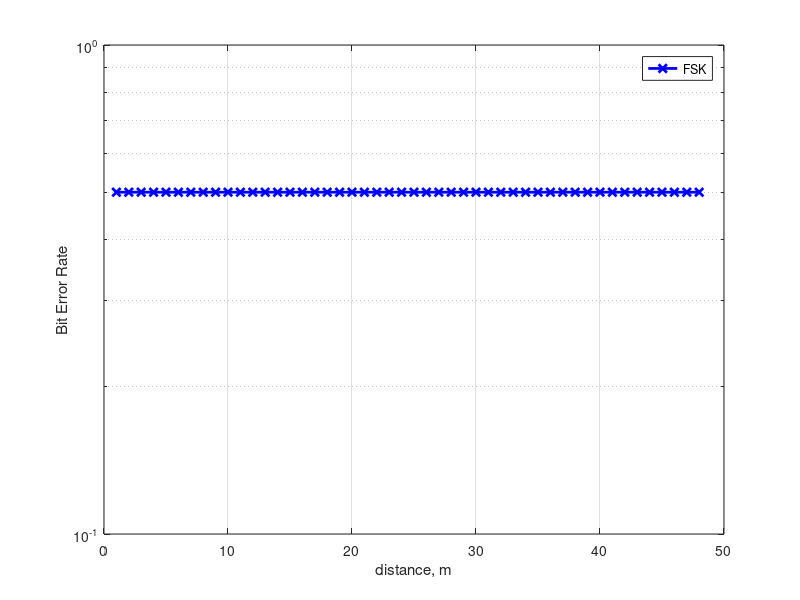

This figure's MATLAB source:
% Author: Patrick Huu Danh Huynh
% Title: OOK modulation for bistatic backscatter communications with BER in
% terms of distance

clc;
clear all;
close all;
%% Initialising
distance = 1:1:48;                                                         %distance from emitter
L = 10;                                                                    %L taps

a0=0.1;                                                                    %a                                                                
a1=9*a0;                                                                   %b
h=1;
%% Declaring a and b values of noiseless signal in the channel, then calculating non-centrality parameters
for i=1:length(distance)
    coeff(i)=  sqrt((0.01*0.01)/((sqrt(distance(i).^2+h^2))^2*(sqrt(48-distance(i))^2+h^2)));
    
    a(i)=a0*coeff(i);                                                      %a value  times channel coefficient 
    sa2(i)=L*(a(i))^2; 
    sa(i) = sqrt(sa2(i));
    
    b(i)=a1*coeff(i);                                                      %sb value 
    sb2(i)= L*(b(i))^2;
    sb(i) = sqrt(sb2(i));
    
    n(i)= ((0.5/(sb(i)-sa(i)))*(L-0.5)*log(sb(i)/sa(i))+(sb(i)+sa(i))/2)^2;  

end
sig = 1/sqrt(2);
%% Theoretical BER
theoryBER= 0.5-0.5*marcumq(sb/sig,sqrt(n)/sig,L)+0.5*(marcumq(sa/sig,sqrt(n)/sig,L));

%% Plotting
semilogy(distance,theoryBER,'bx-','LineWidth',2);
grid on
legend2=legend('FSK','OOK');
xlabel('distance, m');
ylabel('Bit Error Rate');
